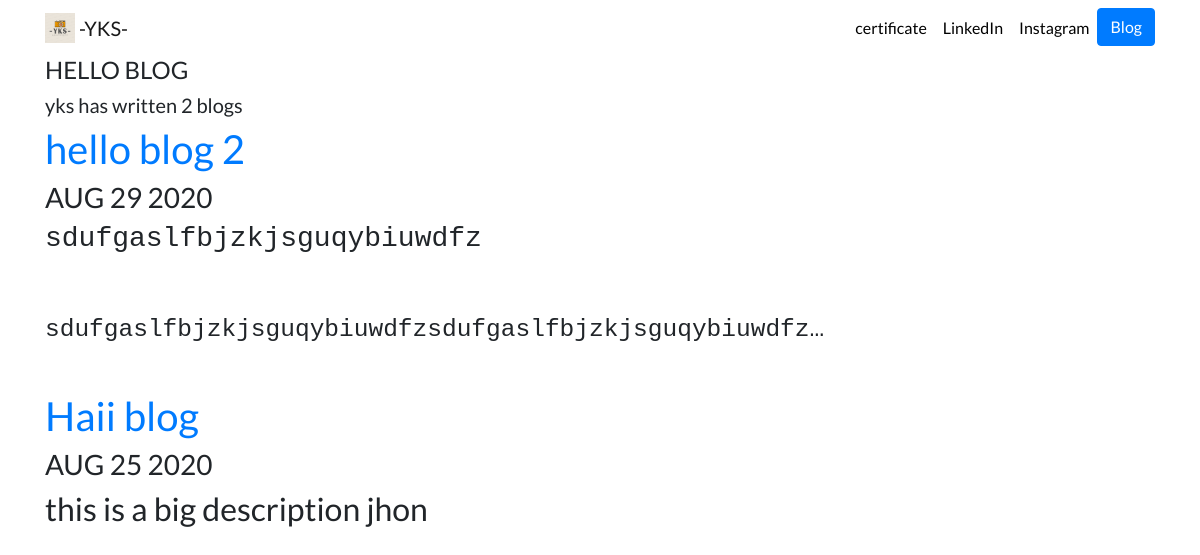
Screenshot of /blog/ with the database file from the repository.
### blog/models.py (models this page shows, shortened)
class Blog(models.Model):
    title =models.CharField(max_length=200)
    description = models.TextField()
    date=models.DateTimeField()

### blog/views.py (the view)
# urls.py: path('', views.all_blogs, name='all_blogs'),
def all_blogs(request):
    blog=Blog.objects.order_by('-date')[:5]
    return render(request, 'blog/all_blogs.html', {'blogs' : blog})

### blog/templates/blog/all_blogs.html
{% extends 'portfolio/base.html' %}
{% block content %}
<h4>HELLO BLOG</h4>
<h5>yks has written {{ blogs.count }} blog{{blogs.count|pluralize}}</h5>
{% for blog in blogs %}
<a href="{% url 'blog:detail' blog.id %}"><h1>{{ blog.title }}</h1></a>
<h3>{{ blog.date|date:'M d Y'|upper}}</h3>
<h2>{{ blog.description|safe|truncatechars:100}}</h2>
{% endfor %}
{% endblock %}

### portfolio/static/portfolio/custom.css (style rules this page uses)
body { font-family: 'Lato', sans-serif; }

### rows the page displays
Blog: title "hello blog 2", date "AUG 29 2020", description "sdufgaslfbjzkjsguqybiuwdfz sdufgaslfbjzkjsguqybiuwdfzsdufgaslfbjzkjsguqybiuwdfz…"
Blog: title "Haii blog", date "AUG 25 2020", description "this is a big description jhon"

### other values shown
{{ blogs.count }} "2"
